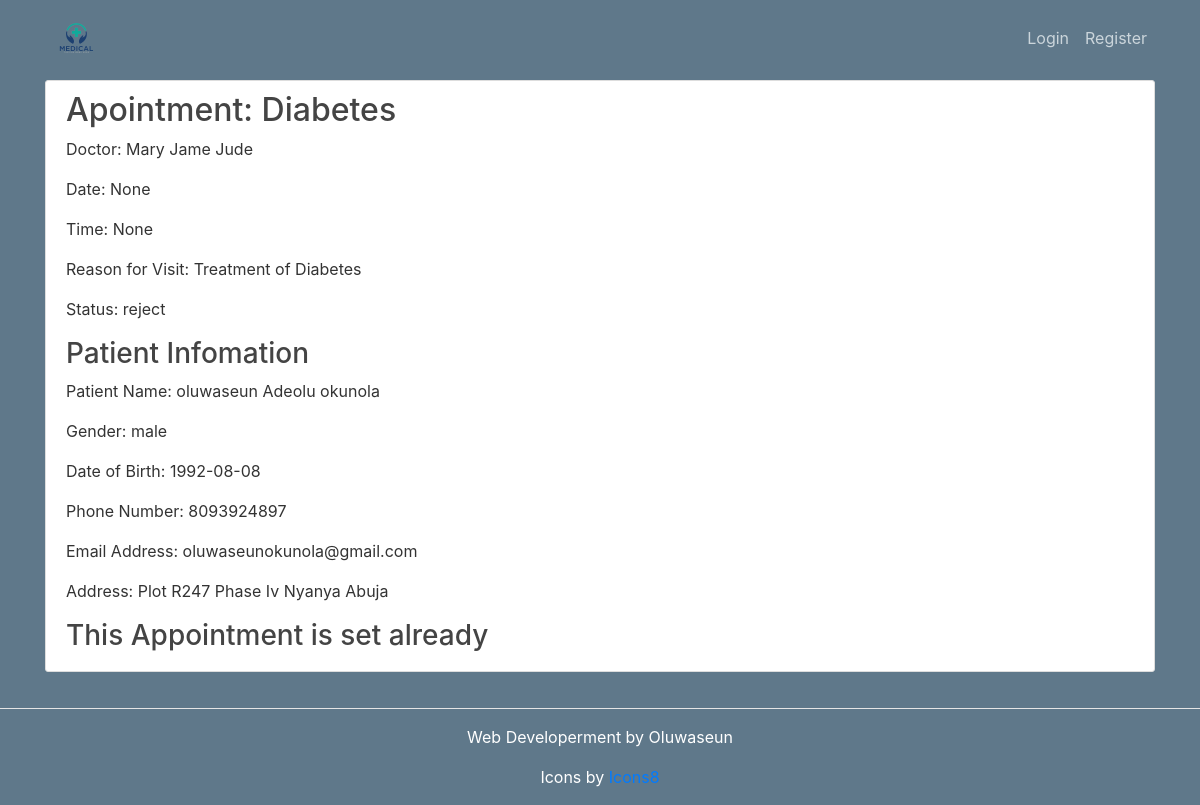
Screenshot of /apointmentstatus/5 with the database file from the repository.
### patient/models.py (models this page shows, shortened)
class Apointment(db.Model):
    id = db.Column(db.Integer, primary_key=True)
    title = db.Column(db.String(100), nullable=False)
    doctor = db.Column(db.String(255), nullable=False)
    time = db.Column(db.String(255), nullable=False)
    date = db.Column(db.String(100), nullable=False)
    reason = db.Column(db.String(255), nullable=False)
    status = db.Column(db.String(255), nullable=False)
    date_posted = db.Column(db.DateTime, nullable=False, default=datetime.utcnow)
    user_id = db.Column(db.Integer, db.ForeignKey('user.id'), nullable=False)

class Record(db.Model):
    patient_id = db.Column(db.Integer, primary_key=True)
    patient_name = db.Column(db.String(100), nullable=False)
    gender = db.Column(db.String(100), nullable=False)
    dob = db.Column(db.String(255), nullable=False)
    address = db.Column(db.String(255), nullable=False)
    emergency_name = db.Column(db.String(100), nullable=False)
    emergency_relationship = db.Column(db.String(255), nullable=False)
    emergency_phone = db.Column(db.String(100), nullable=False)
    date_posted = db.Column(db.DateTime, nullable=False, default=datetime.utcnow)
    user_id = db.Column(db.Integer, db.ForeignKey('user.id'), nullable=False)
    all_records = db.relationship('Medical', backref='record', lazy=True)

class User(db.Model, UserMixin):
    id = db.Column(db.Integer, primary_key=True)
    username = db.Column(db.String(20), unique=True, nullable=False)
    email = db.Column(db.String(120), unique=True, nullable=False)
    image_file = db.Column(db.String(20), nullable=False, default='default.jpg')
    password = db.Column(db.String(60), nullable=False)
    phone = db.Column(db.String(120), unique=True, nullable=False)
    user_type = db.Column(db.String(20), unique=True, nullable=False)
    apointments = db.relationship('Apointment', backref='author', lazy=True)
    patientrecords = db.relationship('Record', backref='record', lazy=True)
    records = db.relationship('Record', backref='user', lazy='dynamic')
    medicals = db.relationship('Medical', backref='med', lazy=True)
    healths = db.relationship('Health', backref='worker', lazy=True)

### patient/apointments/routes.py (the view)
@apointments.route("/apointmentstatus/<int:apointment_id>")
def status(apointment_id):
    apointment = Apointment.query.get_or_404(apointment_id)
    medicals = Medical.query.first_or_404()
    return render_template('apointment_status.html', title=apointment.title, apointment=apointment, medicals=medicals)

### patient/templates/apointment_status.html (shortened to what this page needs)
{% extends "worker_layout.html" %}
{% block content %}
  <article class="media content-section topbar">
    <div class="media-body">
            <h2>Apointment: {{ apointment.title }}</h2>
            <p class="article-content">Doctor: {{ apointment.doctor }}</p>
            <p class="article-content">Date: {{ apointment.date }}</p>
            <p class="article-content">Time: {{ apointment.time }}</p>
            <p class="article-content">Reason for Visit: {{ apointment.reason }}</p>
            <p class="article-content">Status: {{ apointment.status }}</p>
            <h3>Patient Infomation</h3>
            <p class="article-content">Patient Name: {{ medicals.record.patient_name }}</p>
            <p class="article-content">Gender: {{ medicals.record.gender }}</p>
            <p class="article-content">Date of Birth: {{ medicals.record.dob }}</p>
            <p class="article-content">Phone Number: {{ medicals.med.phone }}</p>
            <p class="article-content">Email Address: {{ medicals.med.email }}</p>
            <p class="article-content">Address: {{ medicals.record.address }}</p>
            {% if apointment.status is not defined or apointment.status is none %}
            <h3>Answer Appointment</h3>
           <form method="POST" action="{{ url_for('apointments.ans_apointment') }}" >
        <fieldset class="form-group">
            <div class="form-group col-5">
    <label for="date" class="form-control-label">Date of Appointment</label>
    <input type="date" name="date" id="date" class="form-control form-control-lg" >
  </div>
              <div class="form-group col-5">
    <label for="reason" class="form-control-label">Time of Appointment</label>
    <input type="text" name="time" id="time" class="form-control form-control-lg" >
  </div>
  <input type="hidden" name="apointment_id" id="apointment_id" value="{{ apointment.id }}">
        </fieldset>
    <div class="form-group">
      <button type="submit" class="btn btn-outline-info" name="accept">Accept Appointment</button>&nbsp; &nbsp;&nbsp;&nbsp;
       <button type="submit"  class="btn btn-outline-info" name="reject">Reject Appointment
    </button>
    </div>
</form>
{% else %}
      <h3>This Appointment is set already</h3>
      {% endif %}
  </article>
{% endblock content %}

### patient/static/main.css (style rules this page uses)
body { background: #5f788a; color: #333333; }
h1, h2, h3, h4, h5, h6 { color: #444444; }
.content-section { background: #ffffff; padding: 10px 20px; border: 1px solid #dddddd; border-radius: 3px; margin-bottom: 20px; text-wrap: balance; word-break: break-all; }
.article-content { text-wrap: balance; word-break: break-all; }
.topbar { margin-top: 5rem; clear: both; }

### rows the page displays
Apointment: title "Diabetes", doctor "Mary Jame Jude", date "None", time "None", reason "Treatment of Diabetes", status "reject"
Record: record.patient_name "oluwaseun Adeolu okunola", record.gender "male", record.dob "1992-08-08", record.address "Plot R247 Phase Iv Nyanya Abuja"
User: med.phone "8093924897", med.email "oluwaseunokunola@gmail.com"
